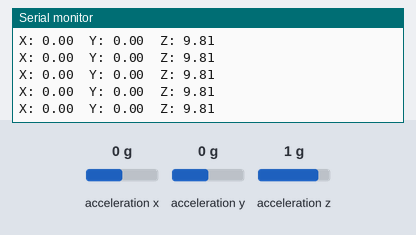
The sketch below on a simulated Arduino Uno, built with avr-gcc and run on an emulated ATmega328P. Shown: the last lines printed to the serial monitor. The inputs (shaded band) are chosen by the test bench; at power-on: acceleration x 0 g, acceleration y 0 g, acceleration z 1 g.

Above: at 1.2 s.
1.3 s: acceleration x set to -1.4 g
At 1.58 s:
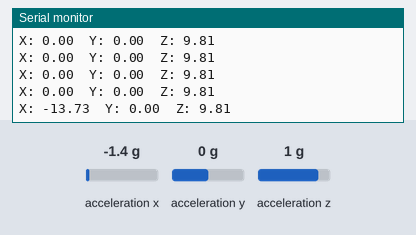
2.8 s: acceleration y set to -1.4 g
At 2.99 s:
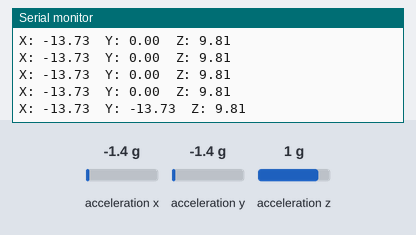
4.3 s: acceleration z set to -1.4 g
At 4.41 s:
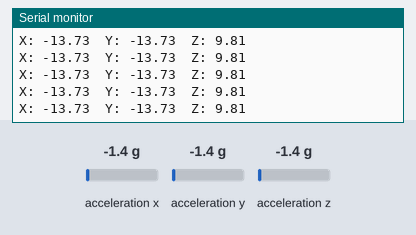

The sketch:

acceleration_adxl345.ino
```cpp
#include <Wire.h>
#include <Adafruit_ADXL345_U.h>

Adafruit_ADXL345_Unified accel = Adafruit_ADXL345_Unified(12345);

bool rolling = false;

void setup() {
  Serial.begin(115200);
  while (!Serial)
    ;

  Serial.println("ADXL345 test starting...");
  if (!accel.begin()) {
    Serial.println("No ADXL345 detected ... check wiring!");
    while (1)
      ;
  }

  accel.setRange(ADXL345_RANGE_16_G);
  Serial.println("ADXL345 detected at 0x53");
}

void loop() {
  sensors_event_t event;
  accel.getEvent(&event);

  float x = event.acceleration.x;
  float y = event.acceleration.y;
  float z = event.acceleration.z;


  Serial.print("X: ");
  Serial.print(x);
  Serial.print("  ");
  Serial.print("Y: ");
  Serial.print(y);
  Serial.print("  ");
  Serial.print("Z: ");
  Serial.print(z);
  Serial.print("  ");
  Serial.println("  ");
  delay(200);
}
```

Measured:
- after the input at 1.3 s, the serial monitor: prints a new line after 0.12 s (image 1)
- after the input at 2.8 s, the serial monitor: prints a new line at once (image 2)
